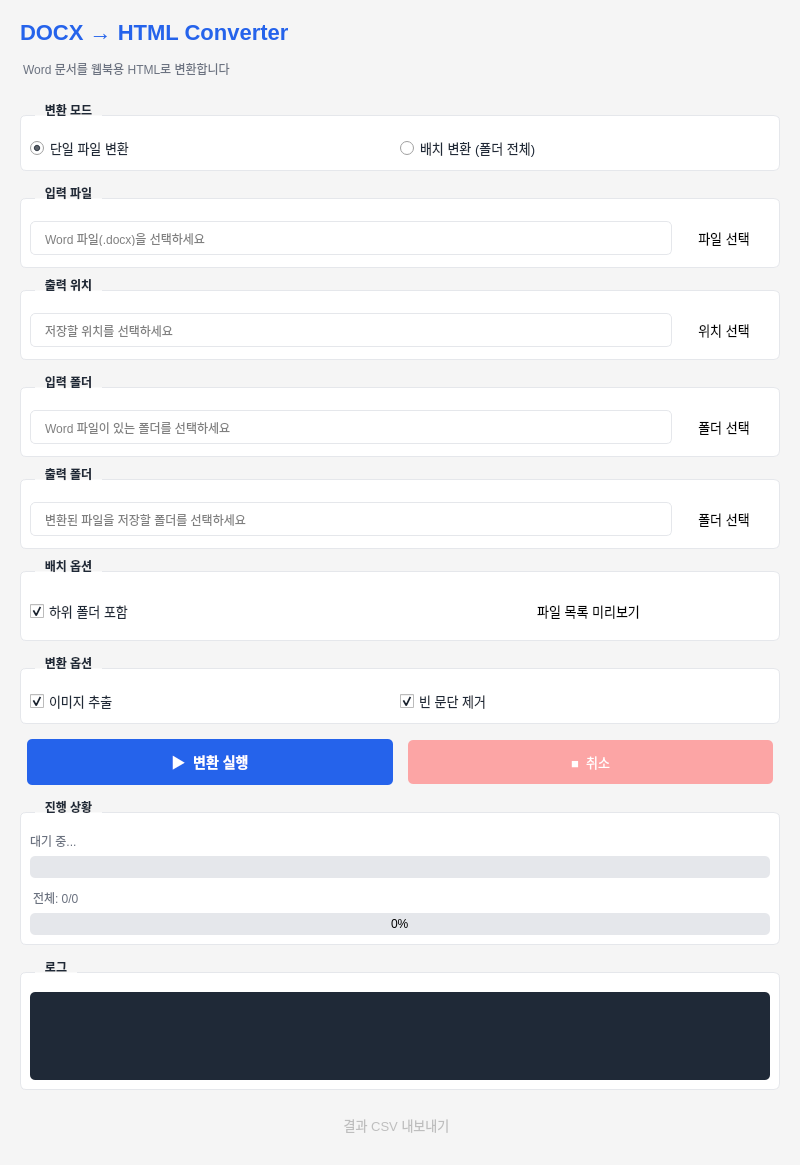
<?xml version="1.0" encoding="UTF-8"?>
<ui version="4.0">
 <class>MainWindow</class>
 <widget class="QMainWindow" name="MainWindow">
  <property name="geometry">
   <rect>
    <x>0</x>
    <y>0</y>
    <width>800</width>
    <height>750</height>
   </rect>
  </property>
  <property name="windowTitle">
   <string>DOCX to HTML Converter</string>
  </property>
  <property name="styleSheet">
   <string notr="true">
    QMainWindow {
      background-color: #f5f5f5;
    }
    QGroupBox {
      font-weight: bold;
      border: 1px solid #e5e7eb;
      border-radius: 6px;
      margin-top: 12px;
      padding-top: 10px;
      background-color: #ffffff;
    }
    QGroupBox::title {
      subcontrol-origin: margin;
      left: 15px;
      padding: 0 8px;
      color: #1f2937;
    }
    QPushButton {
      padding: 10px 20px;
      border-radius: 5px;
      font-size: 13px;
      border: none;
    }
    QPushButton#convertBtn {
      background-color: #2563eb;
      color: white;
      font-weight: bold;
      font-size: 14px;
      padding: 12px 30px;
    }
    QPushButton#convertBtn:hover {
      background-color: #1d4ed8;
    }
    QPushButton#convertBtn:disabled {
      background-color: #93c5fd;
    }
    QPushButton#cancelBtn {
      background-color: #dc2626;
      color: white;
      padding: 12px 30px;
    }
    QPushButton#cancelBtn:hover {
      background-color: #b91c1c;
    }
    QPushButton#cancelBtn:disabled {
      background-color: #fca5a5;
    }
    QPushButton#browseBtn {
      background-color: #e5e7eb;
      color: #1f2937;
    }
    QPushButton#browseBtn:hover {
      background-color: #d1d5db;
    }
    QLineEdit {
      padding: 8px 12px;
      border: 1px solid #e5e7eb;
      border-radius: 5px;
      background-color: white;
    }
    QLineEdit:focus {
      border-color: #2563eb;
    }
    QTextEdit#logText {
      background-color: #1f2937;
      color: #e5e7eb;
      font-family: Consolas, monospace;
      font-size: 12px;
      border: none;
      border-radius: 5px;
      padding: 10px;
    }
    QProgressBar {
      border: none;
      border-radius: 5px;
      background-color: #e5e7eb;
      text-align: center;
    }
    QProgressBar::chunk {
      background-color: #2563eb;
      border-radius: 5px;
    }
    QProgressBar#totalProgress::chunk {
      background-color: #16a34a;
    }
    QRadioButton, QCheckBox {
      font-size: 13px;
      color: #1f2937;
    }
   </string>
  </property>
  <widget class="QWidget" name="centralwidget">
   <layout class="QVBoxLayout" name="mainLayout">
    <property name="spacing">
     <number>15</number>
    </property>
    <property name="leftMargin">
     <number>20</number>
    </property>
    <property name="topMargin">
     <number>20</number>
    </property>
    <property name="rightMargin">
     <number>20</number>
    </property>
    <property name="bottomMargin">
     <number>20</number>
    </property>
    <!-- Header -->
    <item>
     <widget class="QLabel" name="titleLabel">
      <property name="text">
       <string>DOCX → HTML Converter</string>
      </property>
      <property name="styleSheet">
       <string>font-size: 22px; font-weight: bold; color: #2563eb;</string>
      </property>
     </widget>
    </item>
    <item>
     <widget class="QLabel" name="subtitleLabel">
      <property name="text">
       <string>Word 문서를 웹북용 HTML로 변환합니다</string>
      </property>
      <property name="styleSheet">
       <string>font-size: 12px; color: #6b7280; margin-bottom: 10px;</string>
      </property>
     </widget>
    </item>
    <!-- Mode Selection -->
    <item>
     <widget class="QGroupBox" name="modeGroup">
      <property name="title">
       <string>변환 모드</string>
      </property>
      <layout class="QHBoxLayout" name="modeLayout">
       <item>
        <widget class="QRadioButton" name="singleModeRadio">
         <property name="text">
          <string>단일 파일 변환</string>
         </property>
         <property name="checked">
          <bool>true</bool>
         </property>
        </widget>
       </item>
       <item>
        <widget class="QRadioButton" name="batchModeRadio">
         <property name="text">
          <string>배치 변환 (폴더 전체)</string>
         </property>
        </widget>
       </item>
       <item>
        <spacer name="modeSpacer">
         <property name="orientation">
          <enum>Qt::Horizontal</enum>
         </property>
        </spacer>
       </item>
      </layout>
     </widget>
    </item>
    <!-- Single File Frame -->
    <item>
     <widget class="QWidget" name="singleFrame">
      <layout class="QVBoxLayout" name="singleLayout">
       <property name="spacing">
        <number>10</number>
       </property>
       <property name="leftMargin">
        <number>0</number>
       </property>
       <property name="topMargin">
        <number>0</number>
       </property>
       <property name="rightMargin">
        <number>0</number>
       </property>
       <property name="bottomMargin">
        <number>0</number>
       </property>
       <item>
        <widget class="QGroupBox" name="inputFileGroup">
         <property name="title">
          <string>입력 파일</string>
         </property>
         <layout class="QHBoxLayout" name="inputFileLayout">
          <item>
           <widget class="QLineEdit" name="inputFileEdit">
            <property name="placeholderText">
             <string>Word 파일(.docx)을 선택하세요</string>
            </property>
           </widget>
          </item>
          <item>
           <widget class="QPushButton" name="inputFileBrowseBtn">
            <property name="objectName">
             <string>browseBtn</string>
            </property>
            <property name="text">
             <string>파일 선택</string>
            </property>
           </widget>
          </item>
         </layout>
        </widget>
       </item>
       <item>
        <widget class="QGroupBox" name="outputFileGroup">
         <property name="title">
          <string>출력 위치</string>
         </property>
         <layout class="QHBoxLayout" name="outputFileLayout">
          <item>
           <widget class="QLineEdit" name="outputFileEdit">
            <property name="placeholderText">
             <string>저장할 위치를 선택하세요</string>
            </property>
           </widget>
          </item>
          <item>
           <widget class="QPushButton" name="outputFileBrowseBtn">
            <property name="objectName">
             <string>browseBtn</string>
            </property>
            <property name="text">
             <string>위치 선택</string>
            </property>
           </widget>
          </item>
         </layout>
        </widget>
       </item>
      </layout>
     </widget>
    </item>
    <!-- Batch Frame (initially hidden) -->
    <item>
     <widget class="QWidget" name="batchFrame">
      <property name="visible">
       <bool>false</bool>
      </property>
      <layout class="QVBoxLayout" name="batchLayout">
       <property name="spacing">
        <number>10</number>
       </property>
       <property name="leftMargin">
        <number>0</number>
       </property>
       <property name="topMargin">
        <number>0</number>
       </property>
       <property name="rightMargin">
        <number>0</number>
       </property>
       <property name="bottomMargin">
        <number>0</number>
       </property>
       <item>
        <widget class="QGroupBox" name="inputFolderGroup">
         <property name="title">
          <string>입력 폴더</string>
         </property>
         <layout class="QHBoxLayout" name="inputFolderLayout">
          <item>
           <widget class="QLineEdit" name="inputFolderEdit">
            <property name="placeholderText">
             <string>Word 파일이 있는 폴더를 선택하세요</string>
            </property>
           </widget>
          </item>
          <item>
           <widget class="QPushButton" name="inputFolderBrowseBtn">
            <property name="objectName">
             <string>browseBtn</string>
            </property>
            <property name="text">
             <string>폴더 선택</string>
            </property>
           </widget>
          </item>
         </layout>
        </widget>
       </item>
       <item>
        <widget class="QGroupBox" name="outputFolderGroup">
         <property name="title">
          <string>출력 폴더</string>
         </property>
         <layout class="QHBoxLayout" name="outputFolderLayout">
          <item>
           <widget class="QLineEdit" name="outputFolderEdit">
            <property name="placeholderText">
             <string>변환된 파일을 저장할 폴더를 선택하세요</string>
            </property>
           </widget>
          </item>
          <item>
           <widget class="QPushButton" name="outputFolderBrowseBtn">
            <property name="objectName">
             <string>browseBtn</string>
            </property>
            <property name="text">
             <string>폴더 선택</string>
            </property>
           </widget>
          </item>
         </layout>
        </widget>
       </item>
       <item>
        <widget class="QGroupBox" name="batchOptionsGroup">
         <property name="title">
          <string>배치 옵션</string>
         </property>
         <layout class="QHBoxLayout" name="batchOptionsLayout">
          <item>
           <widget class="QCheckBox" name="includeSubfoldersCheck">
            <property name="text">
             <string>하위 폴더 포함</string>
            </property>
            <property name="checked">
             <bool>true</bool>
            </property>
           </widget>
          </item>
          <item>
           <spacer name="batchOptionsSpacer">
            <property name="orientation">
             <enum>Qt::Horizontal</enum>
            </property>
           </spacer>
          </item>
          <item>
           <widget class="QPushButton" name="previewFilesBtn">
            <property name="objectName">
             <string>browseBtn</string>
            </property>
            <property name="text">
             <string>파일 목록 미리보기</string>
            </property>
           </widget>
          </item>
         </layout>
        </widget>
       </item>
      </layout>
     </widget>
    </item>
    <!-- Options -->
    <item>
     <widget class="QGroupBox" name="optionsGroup">
      <property name="title">
       <string>변환 옵션</string>
      </property>
      <layout class="QHBoxLayout" name="optionsLayout">
       <item>
        <widget class="QCheckBox" name="extractImagesCheck">
         <property name="text">
          <string>이미지 추출</string>
         </property>
         <property name="checked">
          <bool>true</bool>
         </property>
        </widget>
       </item>
       <item>
        <widget class="QCheckBox" name="removeEmptyCheck">
         <property name="text">
          <string>빈 문단 제거</string>
         </property>
         <property name="checked">
          <bool>true</bool>
         </property>
        </widget>
       </item>
       <item>
        <spacer name="optionsSpacer">
         <property name="orientation">
          <enum>Qt::Horizontal</enum>
         </property>
        </spacer>
       </item>
      </layout>
     </widget>
    </item>
    <!-- Buttons -->
    <item>
     <layout class="QHBoxLayout" name="buttonLayout">
      <property name="spacing">
       <number>15</number>
      </property>
      <item>
       <spacer name="buttonSpacerLeft">
        <property name="orientation">
         <enum>Qt::Horizontal</enum>
        </property>
       </spacer>
      </item>
      <item>
       <widget class="QPushButton" name="convertBtn">
        <property name="text">
         <string>▶  변환 실행</string>
        </property>
        <property name="minimumWidth">
         <number>150</number>
        </property>
       </widget>
      </item>
      <item>
       <widget class="QPushButton" name="cancelBtn">
        <property name="text">
         <string>■  취소</string>
        </property>
        <property name="enabled">
         <bool>false</bool>
        </property>
        <property name="minimumWidth">
         <number>150</number>
        </property>
       </widget>
      </item>
      <item>
       <spacer name="buttonSpacerRight">
        <property name="orientation">
         <enum>Qt::Horizontal</enum>
        </property>
       </spacer>
      </item>
     </layout>
    </item>
    <!-- Progress -->
    <item>
     <widget class="QGroupBox" name="progressGroup">
      <property name="title">
       <string>진행 상황</string>
      </property>
      <layout class="QVBoxLayout" name="progressLayout">
       <item>
        <widget class="QLabel" name="currentFileLabel">
         <property name="text">
          <string>대기 중...</string>
         </property>
         <property name="styleSheet">
          <string>color: #6b7280;</string>
         </property>
        </widget>
       </item>
       <item>
        <widget class="QProgressBar" name="currentProgress">
         <property name="value">
          <number>0</number>
         </property>
         <property name="textVisible">
          <bool>false</bool>
         </property>
        </widget>
       </item>
       <item>
        <widget class="QLabel" name="totalProgressLabel">
         <property name="text">
          <string>전체: 0/0</string>
         </property>
         <property name="styleSheet">
          <string>color: #6b7280; margin-top: 5px;</string>
         </property>
        </widget>
       </item>
       <item>
        <widget class="QProgressBar" name="totalProgress">
         <property name="value">
          <number>0</number>
         </property>
        </widget>
       </item>
      </layout>
     </widget>
    </item>
    <!-- Log -->
    <item>
     <widget class="QGroupBox" name="logGroup">
      <property name="title">
       <string>로그</string>
      </property>
      <layout class="QVBoxLayout" name="logLayout">
       <item>
        <widget class="QTextEdit" name="logText">
         <property name="readOnly">
          <bool>true</bool>
         </property>
         <property name="minimumHeight">
          <number>120</number>
         </property>
        </widget>
       </item>
      </layout>
     </widget>
    </item>
    <!-- Export Button -->
    <item>
     <layout class="QHBoxLayout" name="exportLayout">
      <item>
       <widget class="QPushButton" name="exportCsvBtn">
        <property name="objectName">
         <string>browseBtn</string>
        </property>
        <property name="text">
         <string>결과 CSV 내보내기</string>
        </property>
        <property name="enabled">
         <bool>false</bool>
        </property>
       </widget>
      </item>
      <item>
       <spacer name="exportSpacer">
        <property name="orientation">
         <enum>Qt::Horizontal</enum>
        </property>
       </spacer>
      </item>
     </layout>
    </item>
   </layout>
  </widget>
 </widget>
 <resources/>
 <connections/>
</ui>
